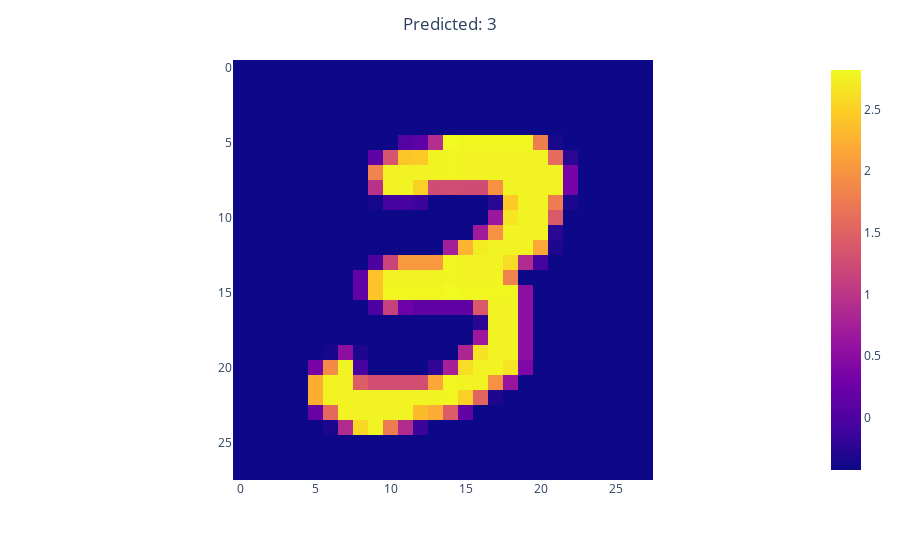

This figure's notebook cell:
### Markdown cell above
## Feeding an image forward through the model and back through the DeconvNet

### Code cell
# Forward pass

model.to("cpu")
model.eval()

image, _ = train_loader.dataset[7]
pred = model(image.unsqueeze(dim=0))
px.imshow(image.squeeze().numpy()).update_layout(title_text=f'Predicted: {pred.argmax(1).item()}', title_x=0.5)

### Figure 1 — Plotly figure (JSON) as saved in the notebook; plotly's stock layout.template omitted (floating-point values rounded to 4 significant figures; data arrays with more than 128 entries replaced by an {"elided": "..."} marker saying what was removed)
{"data": [{"coloraxis": "coloraxis", "hovertemplate": "x: %{x}<br>y: %{y}<br>color: %{z}<extra></extra>", "name": "0", "type": "heatmap", "xaxis": "x", "yaxis": "y", "z": {"elided": "28x28 float values"}}], "layout": {"coloraxis": {"colorscale": [[0, "#0d0887"], [0.1111, "#46039f"], [0.2222, "#7201a8"], [0.3333, "#9c179e"], [0.4444, "#bd3786"], [0.5556, "#d8576b"], [0.6667, "#ed7953"], [0.7778, "#fb9f3a"], [0.8889, "#fdca26"], [1, "#f0f921"]]}, "margin": {"t": 60}, "title": {"text": "Predicted: 3", "x": 0.5}, "xaxis": {"anchor": "y", "constrain": "domain", "domain": [0, 1], "scaleanchor": "y"}, "yaxis": {"anchor": "x", "autorange": "reversed", "constrain": "domain", "domain": [0, 1]}}}
